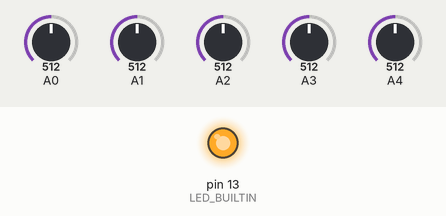
This sketch was run on a simulated Arduino Leonardo, built with avr-gcc and run on an emulated ATmega32U4. Shown: output pins drawn as LEDs (lit = HIGH). The inputs (shaded band) are chosen by the test bench; at power-on: A0 = 512, A4 = 512, A1 = 512, A2 = 512, A3 = 512.

Above: at 0.15 s.
1.3 s: A0 set to 390
4.3 s: A4 set to 390
7.3 s: A0 set to 410
10.3 s: A1 set to 390
Timing chart, 0 to 13.3 s (numbered marks = the images above; inputs shaded):
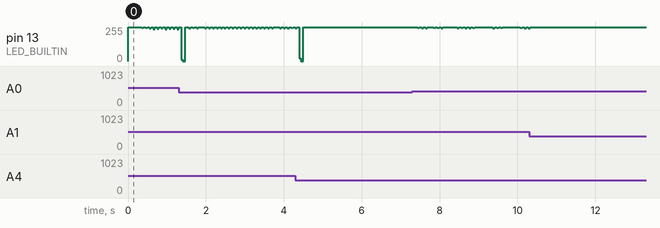

The sketch:

violet_drum_3.ino
```cpp
/*
 * MIDIUSB_test.ino
 *
 * Created: 4/6/2015 10:47:08 AM
 * Author: gurbrinder grewal
 * Modified by Arduino LLC (2015)
 */

#include "MIDIUSB.h"

#define THRESHOLD 400 // Value that drum triggers at
#define EXCLUDED 100 // Time ms to ignore the signal (debounce)

#define DRUM_CHANNEL 2 // MIDI channel
#define NOTE_VELOCITY 90 // Default velocity

#define MAXDRUMS 5 // Number of drums

// Debugging modes
//#define MONITOR
//#define AUTO
int excluded[MAXDRUMS];
unsigned long timeon[MAXDRUMS];

// MIDI notes for each
uint8_t drums[MAXDRUMS] = {
  60, // C3 - A0
  61,
  62,
  63,
  64
};


int sensorPin;

// First parameter is the event type (0x09 = note on, 0x08 = note off).
// Second parameter is note-on/note-off, combined with the channel.
// Channel can be anything between 0-15. Typically reported to the user as 1-16.
// Third parameter is the note number (48 = middle C).
// Fourth parameter is the velocity (64 = normal, 127 = fastest).

void noteOn(byte channel, byte pitch, byte velocity) {
  digitalWrite(LED_BUILTIN, 1);
  midiEventPacket_t noteOn = {0x09, 0x90 | channel, pitch, velocity};
  MidiUSB.sendMIDI(noteOn);
}

void noteOff(byte channel, byte pitch, byte velocity) {
  digitalWrite(LED_BUILTIN, 0);
  midiEventPacket_t noteOff = {0x08, 0x80 | channel, pitch, velocity};
  MidiUSB.sendMIDI(noteOff);
}

void setup() {
  sensorPin = 0;

  pinMode(LED_BUILTIN, OUTPUT);

  Serial.begin(115200);

  for (int i = 0; i < MAXDRUMS; i++){
    timeon[i] = 0;
  }
}

// First parameter is the event type (0x0B = control change).
// Second parameter is the event type, combined with the channel.
// Third parameter is the control number number (0-119).
// Fourth parameter is the control value (0-127).

void controlChange(byte channel, byte control, byte value) {
  midiEventPacket_t event = {0x0B, 0xB0 | channel, control, value};
  MidiUSB.sendMIDI(event);
}

void sense(){
  // main sensing routine
  int value = analogRead(A0 + sensorPin);

  #ifdef AUTO
    noteOn(DRUM_CHANNEL, 60, 127);
    delay(500);
    noteOff(DRUM_CHANNEL, 60, 127);
    delay(500);
  #endif

  #ifdef MONITOR
    Serial.println("Monitor");
  #endif

  // Check status of all sensors
  for (int sensor = 0; sensor < MAXDRUMS; sensor++){
    if (timeon[sensor] != 0){
      // drum is active
      if (millis() > timeon[sensor] + EXCLUDED){
        // drum has been active for N seconds, send note off
        #ifndef MONITOR
          noteOff(DRUM_CHANNEL, drums[sensor], NOTE_VELOCITY);
        #endif
        timeon[sensor] = 0;
      }
    }
    else{
      // DRUM IS INACTIVE
      #ifdef MONITOR
        Serial.println(value);
      #endif

      //
      if (sensor == sensorPin){
        if (value > THRESHOLD){
          // sensor is past threshold, turn note on
          timeon[sensor] = millis();
          #ifndef MONITOR
            noteOn(DRUM_CHANNEL, drums[sensor], NOTE_VELOCITY);
          #endif
        }
      }
    }


    }

    sensorPin = (sensorPin + 1) % MAXDRUMS;

}

void loop() {
  sense();
}
```

Measured:
- after the input at 10.3 s, pin 13 (LED_BUILTIN): goes on until 10.3 s, then stays 255/255
